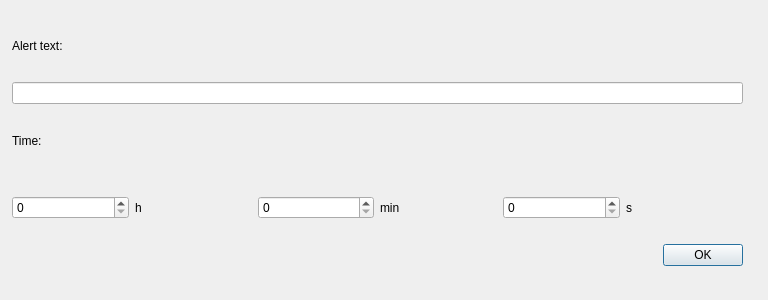
<?xml version="1.0" encoding="UTF-8"?>
<ui version="4.0">
 <class>CreateTimerSequenceDialog</class>
 <widget class="QDialog" name="CreateTimerSequenceDialog">
  <property name="geometry">
   <rect>
    <x>0</x>
    <y>0</y>
    <width>768</width>
    <height>300</height>
   </rect>
  </property>
  <property name="windowTitle">
   <string>KitchenAlert - Create timer </string>
  </property>
  <widget class="QWidget" name="verticalLayoutWidget">
   <property name="geometry">
    <rect>
     <x>12</x>
     <y>15</y>
     <width>731</width>
     <height>251</height>
    </rect>
   </property>
   <layout class="QVBoxLayout" name="verticalLayout">
    <item>
     <widget class="QLabel" name="label">
      <property name="text">
       <string>Alert text:</string>
      </property>
     </widget>
    </item>
    <item>
     <widget class="QLineEdit" name="timer1AlertText"/>
    </item>
    <item>
     <widget class="QLabel" name="label_2">
      <property name="text">
       <string>Time:</string>
      </property>
     </widget>
    </item>
    <item>
     <layout class="QHBoxLayout" name="horizontalLayout">
      <item>
       <widget class="QSpinBox" name="Timer1HoursSpinBox"/>
      </item>
      <item>
       <widget class="QLabel" name="label_5">
        <property name="text">
         <string>h</string>
        </property>
       </widget>
      </item>
      <item>
       <widget class="QSpinBox" name="timer1minutesSpinBox"/>
      </item>
      <item>
       <widget class="QLabel" name="label_4">
        <property name="text">
         <string>min</string>
        </property>
       </widget>
      </item>
      <item>
       <widget class="QSpinBox" name="timer1SecondsSpinBox"/>
      </item>
      <item>
       <widget class="QLabel" name="label_3">
        <property name="text">
         <string>s</string>
        </property>
       </widget>
      </item>
     </layout>
    </item>
    <item>
     <layout class="QHBoxLayout" name="horizontalLayout_2">
      <item>
       <widget class="QDialogButtonBox" name="buttonBox">
        <property name="standardButtons">
         <set>QDialogButtonBox::Ok</set>
        </property>
       </widget>
      </item>
     </layout>
    </item>
   </layout>
  </widget>
 </widget>
 <resources/>
 <connections>
  <connection>
   <sender>buttonBox</sender>
   <signal>accepted()</signal>
   <receiver>CreateTimerSequenceDialog</receiver>
   <slot>accept()</slot>
   <hints>
    <hint type="sourcelabel">
     <x>719</x>
     <y>233</y>
    </hint>
    <hint type="destinationlabel">
     <x>562</x>
     <y>260</y>
    </hint>
   </hints>
  </connection>
 </connections>
</ui>
